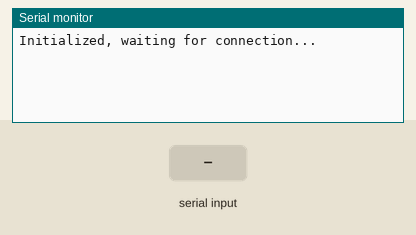
Recording of a program running on a simulated Arduino Nano, built with avr-gcc and run on an emulated ATmega328P. Shown: the last lines printed to the serial monitor. The inputs (shaded band) are chosen by the test bench.

Above: at 1.2 s.
1.3 s: ";\n" received over Serial
At 2.5 s:
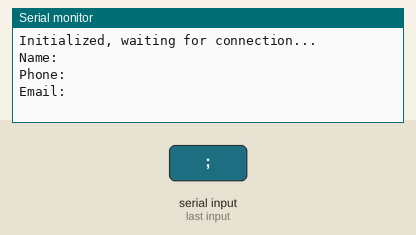
2.9 s: "1\n" received over Serial
At 3.01 s:
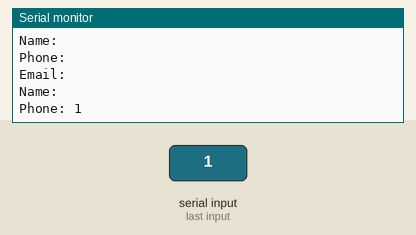

Measured:
- after the input at 1.3 s, the serial monitor: prints a new line at once (image 1)
- after the input at 2.9 s, the serial monitor: prints a new line after 0.10 s (image 2)

The program:

main.cpp
```cpp
#include <Arduino.h>

#define XOFF 0x13
#define XON  0x11
#define BUFFER_HIGH_WATERMARK 20
#define BUFFER_LOW_WATERMARK  16

bool xoffSent = false;

void checkFlowControl(int available) {
    //if (available > 0) {
    //    Serial.print(F("Available bytes: "));
    //    Serial.println(available);
    //}
    if (!xoffSent && available >= BUFFER_HIGH_WATERMARK) {
        Serial.write(XOFF);
        //Serial.println(F("Flow control: XOFF sent"));
        xoffSent = true;
    } else if (xoffSent && available <= BUFFER_LOW_WATERMARK) {
        Serial.write(XON);
        //Serial.println(F("Flow control: XON sent"));
        xoffSent = false;
    }
}

int idx = 0;
String inputValues[3] = {"", "", ""};

void setup() {
    Serial.begin(115200);
    while (!Serial){}
    Serial.println(F("Initialized, waiting for connection..."));
}

byte buffer[128];

void loop() {
    int available = Serial.available();
    checkFlowControl(available);
    if (available > 0) {
        Serial.readBytes(buffer, available);
        for(int i = 0; i < available; i++) {
            char ch = buffer[i];
            if (idx < 3 && ch != ';' && ch != '\n' && ch != '\r' && ch != '\t') {
                inputValues[idx] += ch;
            }
            if (ch == '\n') {
                Serial.println(String(F("Name: ")) + inputValues[0]);
                delay(100);
                Serial.println(String(F("Phone: ")) + inputValues[1]);
                delay(100);
                Serial.println(String(F("Email: ")) + inputValues[2]);
            }
            if (ch == ';') {
                idx++;
            }
            if (ch == '\r') {
                inputValues[0] = "";
                inputValues[1] = "";
                inputValues[2] = "";
                idx = 0;
            }
        }
    }
}
```
